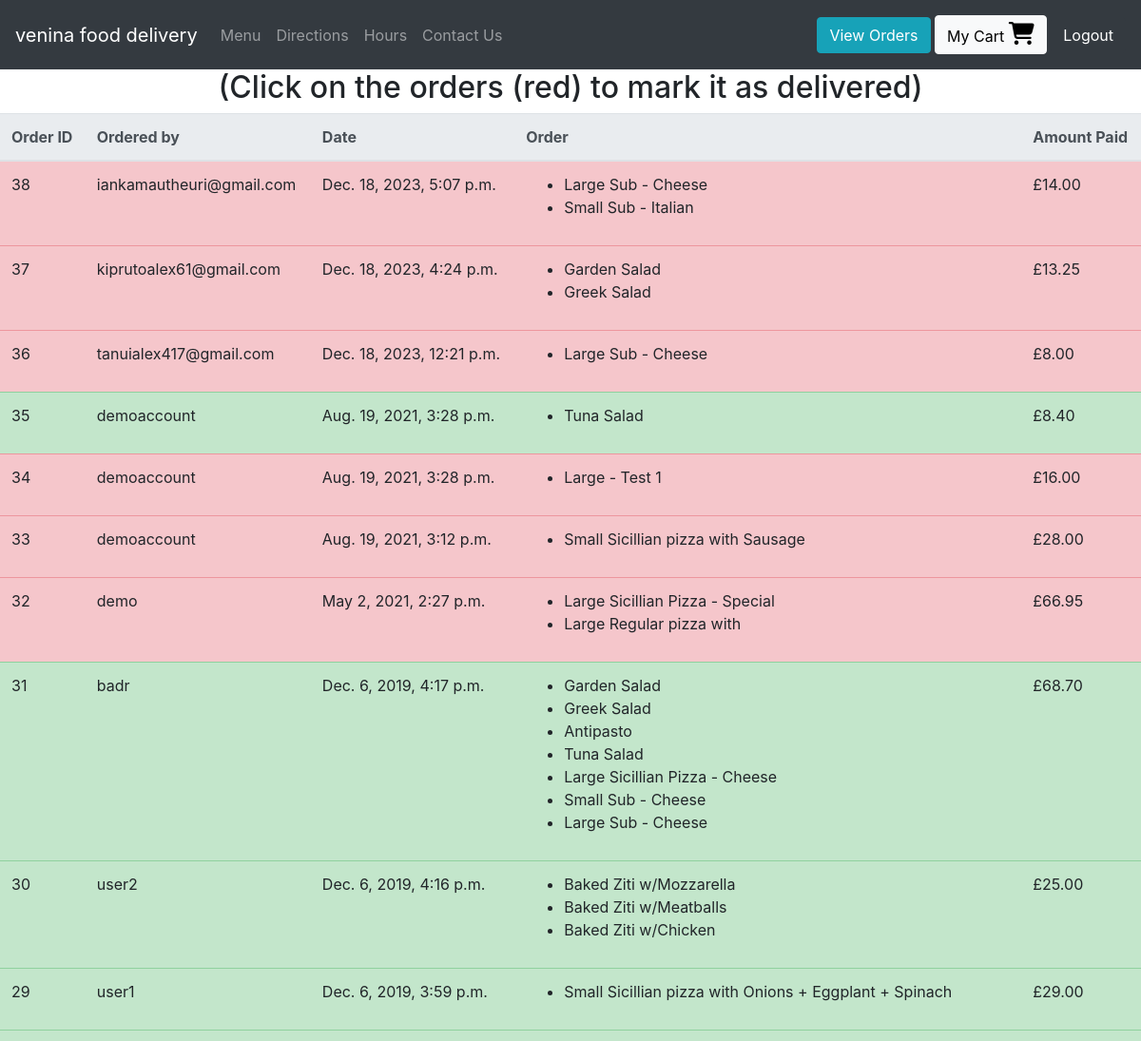
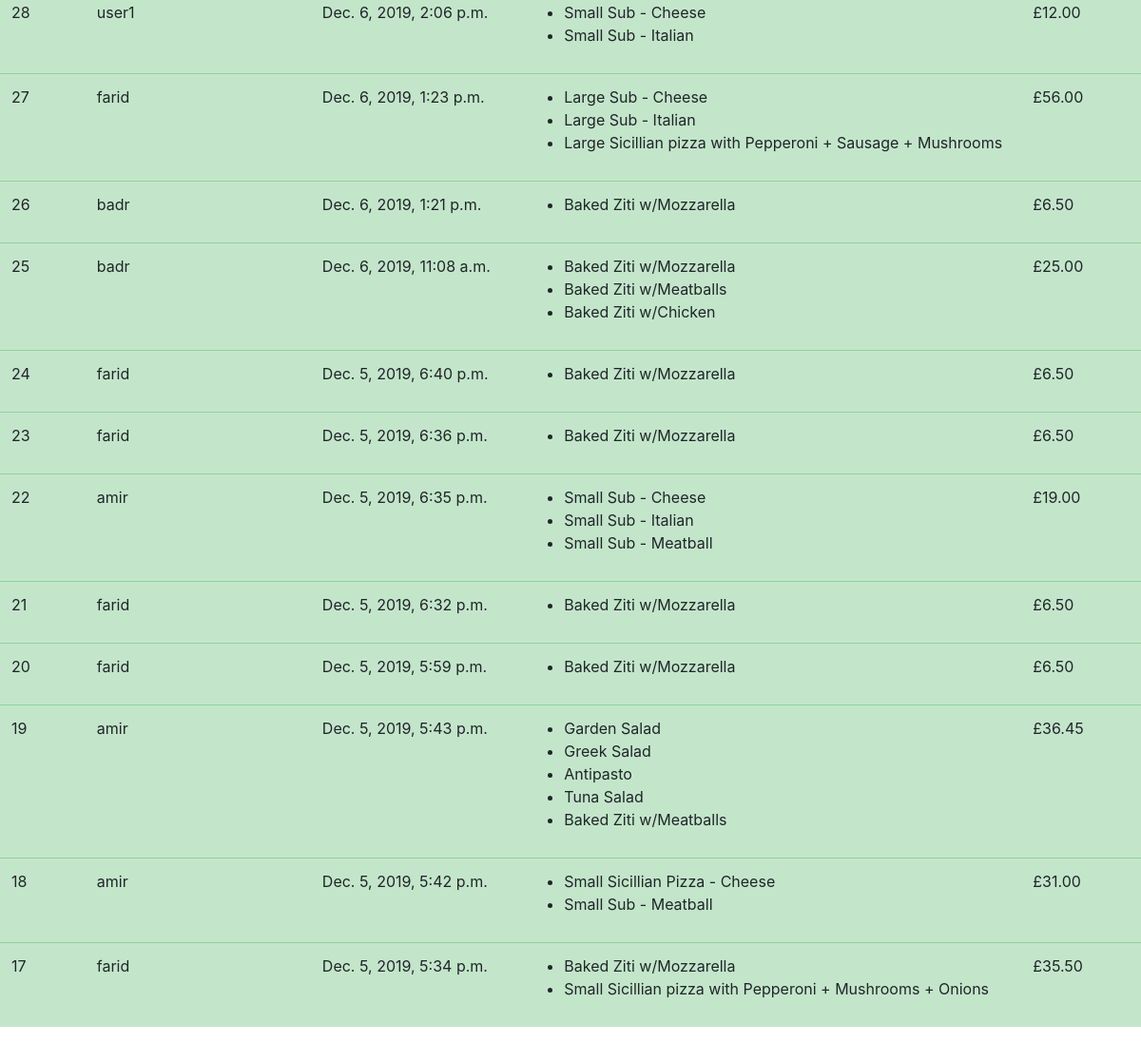
Page /view-orders (signed in) on the committed database (2 pictures, top to bottom).
### orders/models.py (models this page shows, shortened)
class UserOrder(models.Model):
    username = models.CharField(max_length=200) #who placed the order
    order = models.TextField() #this will be a string representation of the cart from localStorage
    price = models.DecimalField(max_digits=6, decimal_places=2) #how much was the order
    time_of_order  = models.DateTimeField(default=datetime.now, blank=True)
    delivered = models.BooleanField()

### orders/views.py (the view)
# urls.py: path("view-orders", views.view_orders, name="view_orders"),
def view_orders(request):
    if request.user.is_superuser:
        rows = UserOrder.objects.all().order_by('-time_of_order')
        return render(request, "orders/orders.html", context = {"rows":rows})
    else:
        rows = UserOrder.objects.all().filter(username = request.user.username).order_by('-time_of_order')
        return render(request, "orders/orders.html", context = {"rows":rows})

### orders/templatetags/custom_tags.py (called while the page is built)
@register.filter(name="format_cart")
def format_cart(value):
    return value[1:-1].split(",")

@register.filter(name="format_cart_item")
def format_cart_item(value):
    return value.replace("'","")

### orders/templates/orders/orders.html
{% extends 'orders/header.html' %}
{% load custom_tags %}
{% block content %}
<div class="container-fluid">
  <div class="row justify-content-center">
    {% if user.is_superuser %}
      <h2>(Click on the orders (red) to mark it as delivered)</h2>
    {% else %}
      <h2> Orders by: {{user.get_username}} </h2>
    {% endif %}
    <table class="table">
        <thead class="thead-light">
        <tr>
          <th scope="col">Order ID</th>
          <th scope="col">Ordered by</th>
          <th scope="col">Date</th>
          <th scope="col">Order</th>
          <th scope="col">Amount Paid</th>
        </tr>
        </thead>
        <tbody id = "orders_table">
          {% for row in rows %}
          {% if row.delivered %}
            <tr class="table-success">
          {% else %}
            <tr class="table-danger mark-as-complete">
          {% endif %}
              <td>{{row.id}}</td>
              <td>{{row.username}}</td>
              <td>{{row.time_of_order}}</td>
              <td >
                <ul>
                  {% for item in row.order|format_cart %}
                    <li>{{item|format_cart_item}}</li>
                  {% endfor %}
                </ul>
              </td>
              <td>£{{row.price}}</td>
            </tr>
          {% endfor %}
        </tbody>
    </table>
  </div>
</div>
{% endblock %}

### rows in the picture
UserOrder: id "38", username "iankamautheuri@gmail.com", time_of_order "Dec. 18, 2023, 5:07 p.m.", order "Large Sub - Cheese" "Small Sub - Italian", price "14.00"
UserOrder: id "37", username "kiprutoalex61@gmail.com", time_of_order "Dec. 18, 2023, 4:24 p.m.", order "Garden Salad" "Greek Salad", price "13.25"
UserOrder: id "36", username "tanuialex417@gmail.com", time_of_order "Dec. 18, 2023, 12:21 p.m.", order "Large Sub - Cheese", price "8.00"
UserOrder: id "35", username "demoaccount", time_of_order "Aug. 19, 2021, 3:28 p.m.", order "Tuna Salad", price "8.40"
UserOrder: id "34", username "demoaccount", time_of_order "Aug. 19, 2021, 3:28 p.m.", order "Large - Test 1", price "16.00"
UserOrder: id "33", username "demoaccount", time_of_order "Aug. 19, 2021, 3:12 p.m.", order "Small Sicillian pizza with Sausage", price "28.00"
UserOrder: id "32", username "demo", time_of_order "May 2, 2021, 2:27 p.m.", order "Large Sicillian Pizza - Special" "Large Regular pizza with", price "66.95"
UserOrder: id "31", username "badr", time_of_order "Dec. 6, 2019, 4:17 p.m.", order "Garden Salad" "Greek Salad" "Antipasto" "Tuna Salad" "Large Sicillian Pizza - Cheese" "Small Sub - Cheese" "Large Sub - Cheese", price "68.70"
UserOrder: id "30", username "user2", time_of_order "Dec. 6, 2019, 4:16 p.m.", order "Baked Ziti w/Mozzarella" "Baked Ziti w/Meatballs" "Baked Ziti w/Chicken", price "25.00"
UserOrder: id "29", username "user1", time_of_order "Dec. 6, 2019, 3:59 p.m.", order "Small Sicillian pizza with Onions + Eggplant + Spinach", price "29.00"
UserOrder: id "28", username "user1", time_of_order "Dec. 6, 2019, 2:06 p.m.", order "Small Sub - Cheese" "Small Sub - Italian", price "12.00"
UserOrder: id "27", username "farid", time_of_order "Dec. 6, 2019, 1:23 p.m.", order "Large Sub - Cheese" "Large Sub - Italian" "Large Sicillian pizza with Pepperoni + Sausage + Mushrooms", price "56.00"
UserOrder: id "26", username "badr", time_of_order "Dec. 6, 2019, 1:21 p.m.", order "Baked Ziti w/Mozzarella", price "6.50"
UserOrder: id "25", username "badr", time_of_order "Dec. 6, 2019, 11:08 a.m.", order "Baked Ziti w/Mozzarella" "Baked Ziti w/Meatballs" "Baked Ziti w/Chicken", price "25.00"
UserOrder: id "24", username "farid", time_of_order "Dec. 5, 2019, 6:40 p.m.", order "Baked Ziti w/Mozzarella", price "6.50"
UserOrder: id "23", username "farid", time_of_order "Dec. 5, 2019, 6:36 p.m.", order "Baked Ziti w/Mozzarella", price "6.50"
UserOrder: id "22", username "amir", time_of_order "Dec. 5, 2019, 6:35 p.m.", order "Small Sub - Cheese" "Small Sub - Italian" "Small Sub - Meatball", price "19.00"
UserOrder: id "21", username "farid", time_of_order "Dec. 5, 2019, 6:32 p.m.", order "Baked Ziti w/Mozzarella", price "6.50"
UserOrder: id "20", username "farid", time_of_order "Dec. 5, 2019, 5:59 p.m.", order "Baked Ziti w/Mozzarella", price "6.50"
UserOrder: id "19", username "amir", time_of_order "Dec. 5, 2019, 5:43 p.m.", order "Garden Salad" "Greek Salad" "Antipasto" "Tuna Salad" "Baked Ziti w/Meatballs", price "36.45"
UserOrder: id "18", username "amir", time_of_order "Dec. 5, 2019, 5:42 p.m.", order "Small Sicillian Pizza - Cheese" "Small Sub - Meatball", price "31.00"
UserOrder: id "17", username "farid", time_of_order "Dec. 5, 2019, 5:34 p.m.", order "Baked Ziti w/Mozzarella" "Small Sicillian pizza with Pepperoni + Mushrooms + Onions", price "35.50"
